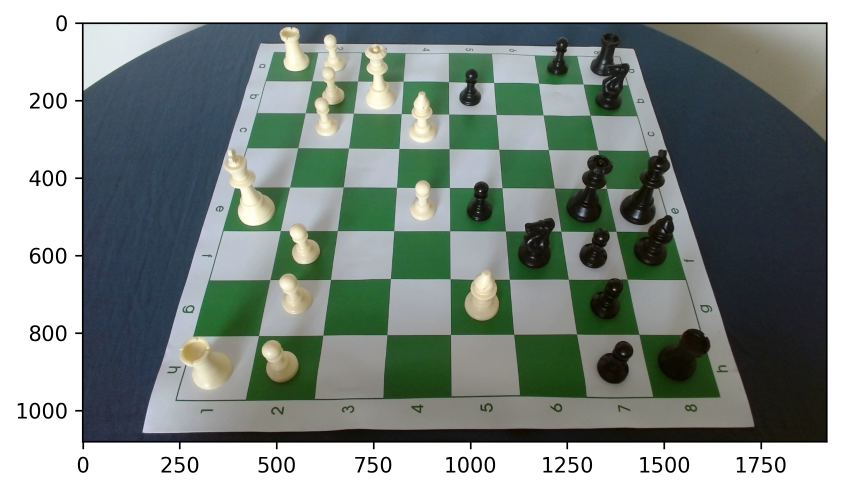
#> input picture notebooks/saved_images/base.png, 1683 x 984 px (shown at 1/2 size)
$ python -i utils.py   (imports and definitions only)
#> lines starting #> are read from the running program, lines starting #| are printed output that depends on the picture
#> further down, picture is the input picture: shape (984, 1683, 3); mean B, G, R 135.4, 140.5, 129.7
import cv2
from matplotlib import pyplot as plt
import numpy as np
import scipy.spatial as spatial
import scipy.cluster as clstr
from collections import defaultdict
import operator

def preprocess(img):
    img = cv2.cvtColor(img, cv2.COLOR_BGR2RGB)
    grey = cv2.cvtColor(img, cv2.COLOR_RGB2GRAY)
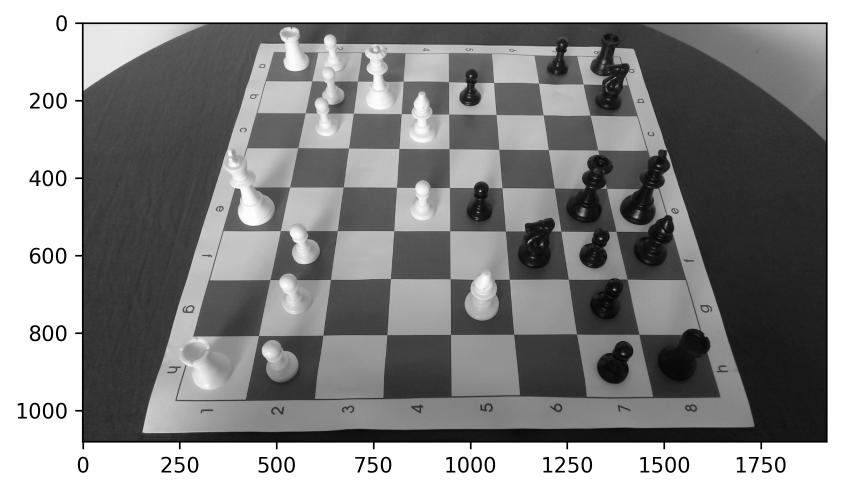
#> grey: shape (984, 1683) (shown at 1/2 size); min 0, max 255, mean 136.7
    blur = cv2.blur(grey, (3, 3))
    return blur

# [43 lines left out: functions autocanny, dilate, find_contour, find_corners, warp, close, not called in this run]

def hough_lines(closed):
    lines = cv2.HoughLines(closed, 1, np.pi/180, 180)
    return lines

# [120 lines left out: functions sort_lines, find_intersections, cluster_intersections, get_squares, squares_to_dict, predict_board and 1 more, not called in this run]

>>> import cv2
>>> picture = cv2.imread('notebooks/saved_images/base.png')
>>> result = preprocess(picture)

$ run again, on notebooks/saved_images/clustered_intersections.png
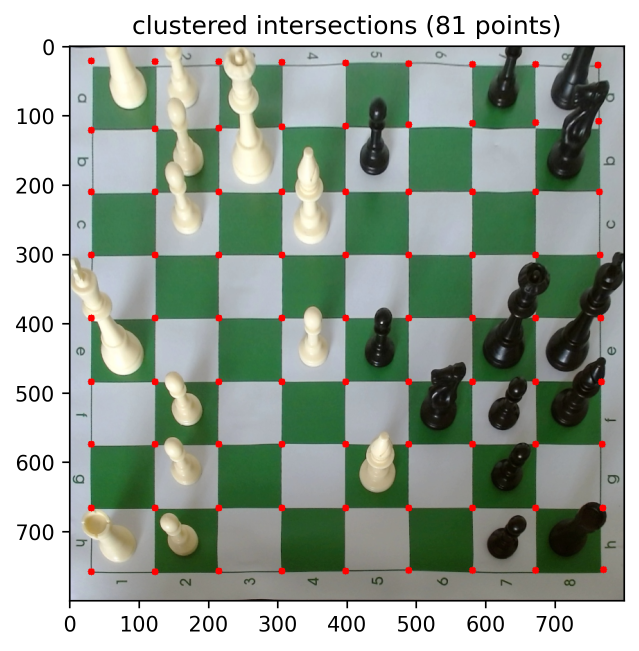
#> input picture notebooks/saved_images/clustered_intersections.png, 1277 x 1302 px (shown at 1/2 size)
#> picture is the input picture: shape (1302, 1277, 3); mean B, G, R 151, 162.8, 150.7
#> in preprocess, `grey = cv2.cvtColor(img, cv2.COLOR_RGB2GRAY)`:
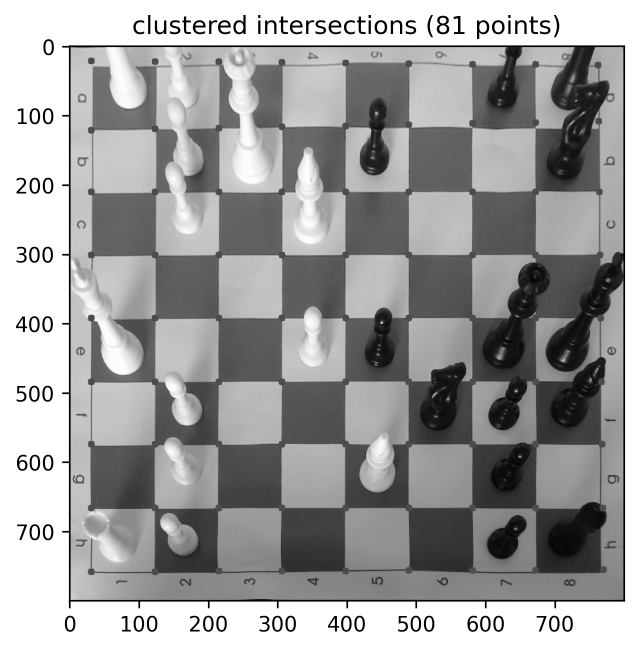
#> grey: shape (1302, 1277) (shown at 1/2 size); min 0, max 255, mean 157.8
